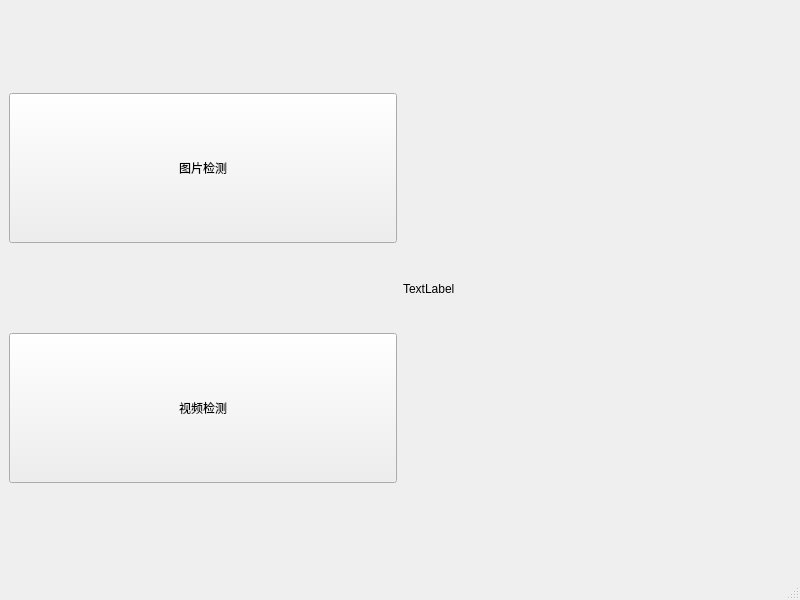
<?xml version="1.0" encoding="UTF-8"?>
<ui version="4.0">
 <class>MainWindow</class>
 <widget class="QMainWindow" name="MainWindow">
  <property name="geometry">
   <rect>
    <x>0</x>
    <y>0</y>
    <width>800</width>
    <height>600</height>
   </rect>
  </property>
  <property name="windowTitle">
   <string>MainWindow</string>
  </property>
  <widget class="QWidget" name="centralwidget">
   <layout class="QHBoxLayout" name="horizontalLayout_2">
    <item>
     <layout class="QHBoxLayout" name="horizontalLayout">
      <item>
       <layout class="QVBoxLayout" name="verticalLayout" stretch="1,3">
        <item>
         <widget class="QPushButton" name="pushButton_2">
          <property name="minimumSize">
           <size>
            <width>150</width>
            <height>150</height>
           </size>
          </property>
          <property name="text">
           <string>图片检测</string>
          </property>
         </widget>
        </item>
        <item>
         <widget class="QPushButton" name="pushButton">
          <property name="minimumSize">
           <size>
            <width>150</width>
            <height>150</height>
           </size>
          </property>
          <property name="text">
           <string>视频检测</string>
          </property>
         </widget>
        </item>
       </layout>
      </item>
      <item>
       <widget class="QLabel" name="label">
        <property name="text">
         <string>TextLabel</string>
        </property>
       </widget>
      </item>
     </layout>
    </item>
   </layout>
  </widget>
  <widget class="QMenuBar" name="menubar">
   <property name="geometry">
    <rect>
     <x>0</x>
     <y>0</y>
     <width>800</width>
     <height>26</height>
    </rect>
   </property>
  </widget>
  <widget class="QStatusBar" name="statusbar"/>
 </widget>
 <resources/>
 <connections/>
</ui>
